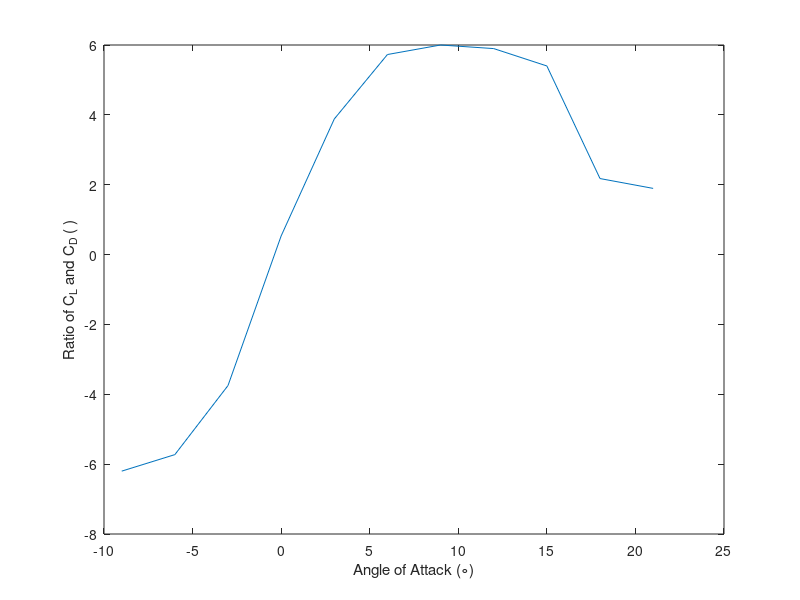
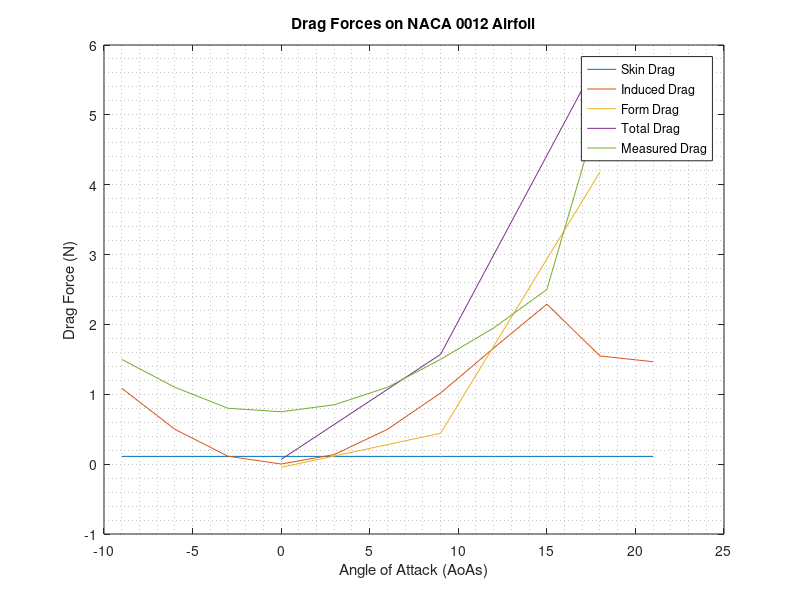

These figures' MATLAB source, in order:
clear all 
close all

% Part 1
Temp_I = 21.2+273.15; % Deg C
Temp_F = 22.6+273.15; % Deg C
Pres_I = 102268; % Pa
Pres_F = 102235; % Pa
R = 8.314; % J/molK
MW = 28.97/1000; % g/mol

Density_I = (MW*Pres_I)/(R*Temp_I); % kg/m3
Density_F = (MW*Pres_F)/(R*Temp_F); % kg/m3

% Part 2



AoA_Foil_0  = [1.6,3.2,2.95,3.54,3.85,3.57,3.79,3.65,3.52,3.05,3.31,3.16,2.98,2.55,3.65,3.44,3.21,3.5,3.4,3.31,2.91,3.14,.49].*0.0254;
AoA_Foil_9  = [1.6,3.2,7,5.9,5.25,4.4,4.2,3.8,3.55,3.05,3.25,3.15,1.6,2.2,2.6,2.65,2.7,3.05,3.1,3.05,2.7,2.9,.45].*0.0254;
AoA_Foil_18 = [1.6,3.25,4.05,3.95,4.00,3.7,4.1,4.15,4.2,3.65,4.0,3.85,1.5,1.9,2.25,2.35,2.5,2.9,3.0,3.1,2.85,3.25,0.5].*0.0254;

Den_Water = 998; %kg/m3
Gravity = 9.81; %m/s2

Pres_Foil_0 =  Pres_I - Den_Water*Gravity.*AoA_Foil_0;
Pres_Foil_9 =  Pres_I - Den_Water*Gravity.*AoA_Foil_9;
Pres_Foil_18 =  Pres_I - Den_Water*Gravity.*AoA_Foil_18;

% Part 3

Vel_Foil_0 = sqrt((2/Density_I)*(Pres_Foil_0(1)-Pres_Foil_0(2)));
Vel_Foil_9 = sqrt((2/Density_I)*(Pres_Foil_9(1)-Pres_Foil_9(2)));
Vel_Foil_18 = sqrt((2/Density_I)*(Pres_Foil_18(1)-Pres_Foil_18(2)));
Vel_Foil_Mean = mean([Vel_Foil_0,Vel_Foil_9,Vel_Foil_18]);

% Part 4

AoAs = [-9,-6,-3,0,3,6,9,12,15,18,21];
L_Force = [-9.3,-6.3,-3,0.4,3.3,6.3,9,11.5,13.5,11.1,10.8];
D_Force = [1.5,1.1,0.8,0.75,0.85,1.1,1.5,1.95,2.5,5.1,5.7];
A = .15*.30; % Chord * Span
C_L = L_Force/(.5*Density_I*(Vel_Foil_Mean^2)*A);
C_D = D_Force/(.5*Density_I*(Vel_Foil_Mean^2)*A);

C_L_Fit = polyfit(AoAs,C_L,1);
Zero = -C_L_Fit(2)/C_L_Fit(1); % This says we dont need to adjust at all, below +-0.5 degrees



% Part 5

plot(AoAs,C_L,AoAs,C_D)
xlabel('Angle of Attack (\circ)')
ylabel('Coefficient of Lift/Drag ( )')
legend('Coefficent of Lift','Coefficient of Drag','location','northwest')


% Part 6

plot(AoAs,C_L./C_D)
xlabel('Angle of Attack (\circ)')
ylabel('Ratio of C_L and C_D ( )')


% Part 7

AoA_0_T  = [AoA_Foil_0(1),AoA_Foil_0(3:12),AoA_Foil_0(12)];
AoA_9_T  = [AoA_Foil_9(1),AoA_Foil_9(3:12),AoA_Foil_9(12)];
AoA_18_T = [AoA_Foil_18(1),AoA_Foil_18(3:12),AoA_Foil_18(12)];

AoA_0_B  = [AoA_Foil_0(1),AoA_Foil_0(13:22),AoA_Foil_0(22)];
AoA_9_B  = [AoA_Foil_9(1),AoA_Foil_9(13:22),AoA_Foil_9(22)];
AoA_18_B = [AoA_Foil_18(1),AoA_Foil_18(13:22),AoA_Foil_18(22)];


AoA_0_T_1  = AoA_0_T-(AoA_Foil_0(end));
AoA_9_T_1  = AoA_9_T-(AoA_Foil_9(end));
AoA_18_T_1 = AoA_18_T-(AoA_Foil_18(end));

AoA_0_B_1  = AoA_0_B-(AoA_Foil_0(end));
AoA_9_B_1  = AoA_9_B-(AoA_Foil_9(end));
AoA_18_B_1 = AoA_18_B-(AoA_Foil_18(end));


Pres_0_1_T =  -Den_Water*Gravity.*AoA_0_T_1;
Pres_9_1_T =  -Den_Water*Gravity.*AoA_9_T_1;
Pres_18_1_T = -Den_Water*Gravity.*AoA_18_T_1;
Pres_0_1_B =  -Den_Water*Gravity.*AoA_0_B_1;
Pres_9_1_B =  -Den_Water*Gravity.*AoA_9_B_1;
Pres_18_1_B = -Den_Water*Gravity.*AoA_18_B_1;

Pres_0_T =  Pres_0_1_T(1:12);
Pres_9_T =  Pres_9_1_T(1:12);
Pres_18_T = Pres_18_1_T(1:12);
Pres_0_B =  Pres_0_1_B(1:12);
Pres_9_B =  Pres_9_1_B(1:12);
Pres_18_B = Pres_18_1_B(1:12);


c = .15; % Chorde Length
t = .12;% Thickness to chord
L = .30; % Span

x_top = [0,0.76, 3.81, 11.43, 19.05, 38, 62, 80.77, 101.35, 121.92, 137.16,150]./1000;
x_bot = [0,1.52,7.62,15.24,22.86,41.15,59.44,77.73,96.02,114.3,129.54,150]./1000; 

y_top =5*c*t.*( (.2969.*sqrt(x_top/c))-(.1260.*x_top/c)-(.3516.*(x_top/c).^2)+(.2843.*(x_top/c).^3)-(.1015.*(x_top/c).^4));
y_bot =-5*c*t.*( (.2969.*sqrt(x_bot/c))-(.1260.*x_bot/c)-(.3516.*(x_bot/c).^2)+(.2843.*(x_bot/c).^3)-(.1015.*(x_bot/c).^4));

%plot(x_top,y_top,x_bot,y_bot)

% Top Stuff
for i = 1:length(y_top)-1
    theta = atand((y_top(i+1)-y_top(i))/(x_top(i+1)-x_top(i)));
    Drag_Top_0(i)  = L*(x_top(i+1)-x_top(i))*((Pres_0_T(i)+Pres_0_T(i+1))/2)*tand(theta);
    Drag_Top_9(i)  = L*(x_top(i+1)-x_top(i))*((Pres_9_T(i)+Pres_9_T(i+1))/2)*tand(theta);
    Drag_Top_18(i)  = L*(x_top(i+1)-x_top(i))*((Pres_18_T(i)+Pres_18_T(i+1))/2)*tand(theta);
    Lift_Top_0(i)  = -L*(x_top(i+1)-x_top(i))*((Pres_0_T(i)+Pres_0_T(i+1))/2);
    Lift_Top_9(i)  = -L*(x_top(i+1)-x_top(i))*((Pres_9_T(i)+Pres_9_T(i+1))/2);
    Lift_Top_18(i)  = -L*(x_top(i+1)-x_top(i))*((Pres_18_T(i)+Pres_18_T(i+1))/2);

    b_theta = atan((y_bot(i+1)-y_bot(i))/(x_bot(i+1)-x_bot(i)));
    Drag_Bot_0(i)  = -L*(x_bot(i+1)-x_bot(i))*((Pres_0_B(i)+Pres_0_B(i+1))/2)*tand(b_theta);
    Drag_Bot_9(i)  = -L*(x_bot(i+1)-x_bot(i))*((Pres_9_B(i)+Pres_9_B(i+1))/2)*tand(b_theta);
    Drag_Bot_18(i) = -L*(x_bot(i+1)-x_bot(i))*((Pres_18_B(i)+Pres_18_B(i+1))/2)*tand(b_theta);
    Lift_Bot_0(i)  = L*(x_bot(i+1)-x_bot(i))*((Pres_0_B(i)+Pres_0_B(i+1))/2);
    Lift_Bot_9(i)  = L*(x_bot(i+1)-x_bot(i))*((Pres_9_B(i)+Pres_9_B(i+1))/2);
    Lift_Bot_18(i) = L*(x_bot(i+1)-x_bot(i))*((Pres_18_B(i)+Pres_18_B(i+1))/ 2);
end



%% Part 8

nu = 1.5*10^-5; %m2/s
Re = Vel_Foil_Mean*c/nu;
Skin_Coeff = 0.0742/(Re^(1/5));
Skin_Drag = (1/2)*Skin_Coeff*Density_I*A*Vel_Foil_Mean^2;


%% Part 9

Induced_Coeff = (C_L.^2)/(pi*(L/c)*.7);
Induced_Drag = (Induced_Coeff*(Density_I)*A*Vel_Foil_Mean^2)/2;

Ind_D_0 = Induced_Drag(4);
Ind_D_9 = Induced_Drag(7);
Ind_D_18 = Induced_Drag(10);
Ind_D_All = [Ind_D_0,Ind_D_9,Ind_D_18];

%% Part 10


a = 9;
DragTop9 =  Drag_Top_9.*cosd(a) + Lift_Top_9.*sind(a);
LiftTop9 = -Drag_Top_9.*sind(a) + Lift_Top_9.*cosd(a);
DragBot9 =  Drag_Bot_9.*cosd(a) + Lift_Bot_9.*sind(a);
LiftBot9 =  -Drag_Bot_9.*sind(a) + Lift_Bot_9.*cosd(a);

a = 18;
DragTop18 =  Drag_Top_18.*cosd(a) + Lift_Top_18.*sind(a);
LiftTop18 = -Drag_Top_18.*sind(a) + Lift_Top_18.*cosd(a);
DragBot18 =  Drag_Bot_18.*cosd(a) + Lift_Bot_18.*sind(a);
LiftBot18 =  -Drag_Bot_18.*sind(a) + Lift_Bot_18.*cosd(a);

Form_Drag_0 = sum(Drag_Top_0 + Drag_Bot_0);
Form_Lift_0 = sum(Lift_Top_0 + Lift_Bot_0);
Form_Drag_9 = sum(DragTop9 + DragBot9) ;
Form_Lift_9 = sum(LiftTop9 + LiftBot9);
Form_Drag_18 = sum(DragTop18 + DragBot18) ;
Form_Lift_18 = sum(LiftTop18 + LiftBot18);


%% Part 11


Skin_Drag_Lin = linspace(Skin_Drag, Skin_Drag, 11);
 
Specific_Angles = [AoAs(4), AoAs(7), AoAs(10)];
Drag_Form = [Form_Drag_0, Form_Drag_9, Form_Drag_18];

Total_Drag_0 = Form_Drag_0 + Skin_Drag + Ind_D_0;
Total_Drag_9 = Form_Drag_9 + Skin_Drag + Ind_D_9;
Total_Drag_18 = Form_Drag_18 + Skin_Drag + Ind_D_18;
Total_D = [Total_Drag_0, Total_Drag_9, Total_Drag_18];
Total_Lift_18 = Form_Lift_18
Drag = [1.5,1.1,0.8,.75,.85,1.1,1.5,1.95,2.5,5.1,5.7];

figure(4);
plot(AoAs, Skin_Drag_Lin)
hold on
plot(AoAs, Induced_Drag )

plot(Specific_Angles, Drag_Form)
plot(Specific_Angles, Total_D)
plot(AoAs, Drag)
title('Drag Forces on NACA 0012 Airfoil')
legend('Skin Drag', 'Induced Drag', 'Form Drag', 'Total Drag', 'Measured Drag', 'Location', 'best')
xlabel('Angle of Attack (AoAs)')
ylabel('Drag Force (N)')
grid minor
 
%% Part 12
 
Un_L = 0.01; %N
Un_A = 0.25*10^-6; % m^3 
Un_Mano = 0.05; % m
Un_Den = 0.05; % kg/m3
 
d_lift = 1/(A*Density_I*Gravity*(AoA_Foil_18(1) - AoA_Foil_18(2)))
d_A = -Total_Lift_18/((A^2)*Density_I*Gravity*(AoA_Foil_18(1) - AoA_Foil_18(2)))
d_mano = -Total_Lift_18/(A*Density_I*Gravity*(AoA_Foil_18(1) - AoA_Foil_18(2))^2)
d_dens = -Total_Lift_18/(A*(Density_I)^2*Gravity*(AoA_Foil_18(1) - AoA_Foil_18(2)))
 
uncertainty = sqrt((d_lift*Un_L)^2+(d_mano*Un_Mano)^2+(d_dens*Un_Den)^2+(d_A*Un_A)^2)
 
 
